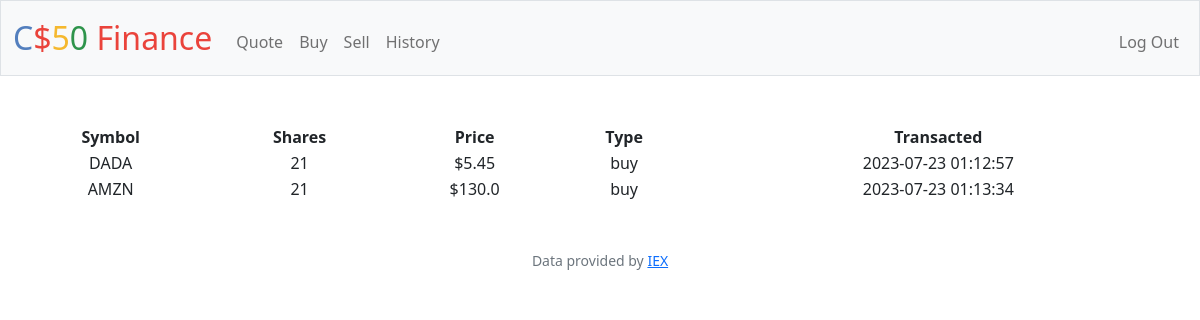
The app's page /history (signed in) with its own data.
### tables this page shows
CREATE TABLE History (user_id int, symbol text, shares int, price float, type text, date text);

### app.py (the view)
@app.route("/history")
@login_required
def history():
    hist = db.execute("SELECT * FROM History WHERE user_id = ?", session["user_id"])
    print(hist)
    return render_template("history.html", hist = hist)

### app.py (called while the page is built)
@app.after_request
def after_request(response):
    response.headers["Cache-Control"] = "no-cache, no-store, must-revalidate"
    response.headers["Expires"] = 0
    response.headers["Pragma"] = "no-cache"
    return response

### helpers.py (called while the page is built)
def login_required(f):
    @wraps(f)
    def decorated_function(*args, **kwargs):
        if session.get("user_id") is None:
            return redirect("/login")
        return f(*args, **kwargs)
    return decorated_function

### templates/history.html (shortened to what this page needs)
{% extends "layout.html" %}
{% block main %}
<table style="width:100%">
    <thead>
        <tr>
            <th>Symbol</th>
            <th>Shares</th>
            <th>Price</th>
            <th>Type</th>
            <th>Transacted</th>
      </tr>
    </thead>
    <tbody>
        {% for i in hist %}
        <tr>
          <td>{{i["symbol"]}}</td>
          <td>{{i["shares"]}}</td>
          <td>${{i["price"]}}</td>
          <td>{{i["type"]}}</td>
          <td>{{i["date"]}}</td>
      </tr>
      {% endfor %}
 </tbody>
</table>
{% endblock %}

### records on screen
History: symbol "DADA", shares "21", price "5.45", type "buy", date "2023-07-23 01:12:57"
History: symbol "AMZN", shares "21", price "130.0", type "buy", date "2023-07-23 01:13:34"
